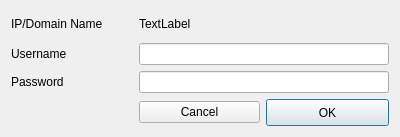
<?xml version="1.0" encoding="UTF-8"?>
<ui version="4.0">
 <class>AuthenticationDialog</class>
 <widget class="QDialog" name="AuthenticationDialog">
  <property name="geometry">
   <rect>
    <x>0</x>
    <y>0</y>
    <width>400</width>
    <height>137</height>
   </rect>
  </property>
  <property name="windowTitle">
   <string>Password Request</string>
  </property>
  <property name="windowIcon">
   <iconset>
    <normaloff>../../icons/openlmi-logo_full-color_light-bg.png</normaloff>../../icons/openlmi-logo_full-color_light-bg.png</iconset>
  </property>
  <layout class="QGridLayout" name="gridLayout">
   <item row="0" column="0">
    <widget class="QLabel" name="ip_label">
     <property name="text">
      <string>IP/Domain Name</string>
     </property>
    </widget>
   </item>
   <item row="0" column="1" colspan="2">
    <widget class="QLabel" name="id_label">
     <property name="text">
      <string>TextLabel</string>
     </property>
    </widget>
   </item>
   <item row="1" column="0">
    <widget class="QLabel" name="username_label">
     <property name="text">
      <string>Username</string>
     </property>
    </widget>
   </item>
   <item row="1" column="1" colspan="2">
    <widget class="QLineEdit" name="username_line"/>
   </item>
   <item row="2" column="0">
    <widget class="QLabel" name="passwd_label">
     <property name="text">
      <string>Password</string>
     </property>
    </widget>
   </item>
   <item row="2" column="1" colspan="2">
    <widget class="QLineEdit" name="passwd_line"/>
   </item>
   <item row="3" column="1">
    <widget class="QPushButton" name="cancel_button">
     <property name="text">
      <string>Cancel</string>
     </property>
     <property name="autoDefault">
      <bool>false</bool>
     </property>
    </widget>
   </item>
   <item row="3" column="2">
    <widget class="QPushButton" name="ok_button">
     <property name="minimumSize">
      <size>
       <width>123</width>
       <height>27</height>
      </size>
     </property>
     <property name="text">
      <string>OK</string>
     </property>
     <property name="default">
      <bool>true</bool>
     </property>
    </widget>
   </item>
  </layout>
 </widget>
 <resources/>
 <connections/>
</ui>
